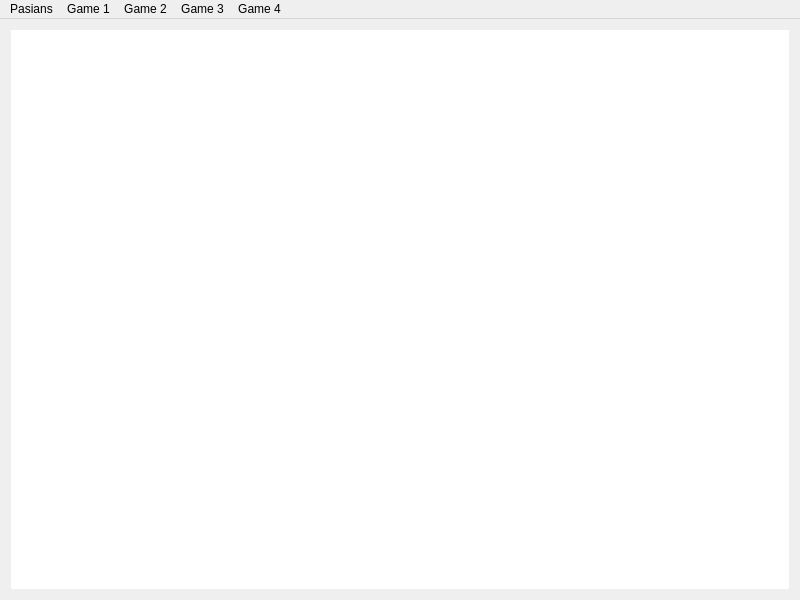
<?xml version="1.0" encoding="UTF-8"?>
<ui version="4.0">
 <class>Pasians</class>
 <widget class="QMainWindow" name="Pasians">
  <property name="geometry">
   <rect>
    <x>0</x>
    <y>0</y>
    <width>800</width>
    <height>600</height>
   </rect>
  </property>
  <property name="minimumSize">
   <size>
    <width>640</width>
    <height>480</height>
   </size>
  </property>
  <property name="mouseTracking">
   <bool>true</bool>
  </property>
  <property name="windowTitle">
   <string>Pasians</string>
  </property>
  <widget class="QWidget" name="gameBoard">
   <property name="enabled">
    <bool>true</bool>
   </property>
   <property name="mouseTracking">
    <bool>true</bool>
   </property>
   <property name="styleSheet">
    <string notr="true">background-image: url(:/res/back.jpg);</string>
   </property>
   <layout class="QGridLayout" name="gridLayout">
    <item row="0" column="0">
     <widget class="QGraphicsView" name="graphicsView">
      <property name="mouseTracking">
       <bool>true</bool>
      </property>
      <property name="frameShape">
       <enum>QFrame::NoFrame</enum>
      </property>
      <property name="frameShadow">
       <enum>QFrame::Plain</enum>
      </property>
      <property name="lineWidth">
       <number>0</number>
      </property>
      <property name="verticalScrollBarPolicy">
       <enum>Qt::ScrollBarAlwaysOff</enum>
      </property>
      <property name="horizontalScrollBarPolicy">
       <enum>Qt::ScrollBarAlwaysOff</enum>
      </property>
     </widget>
    </item>
   </layout>
  </widget>
  <widget class="QMenuBar" name="menuBar">
   <property name="geometry">
    <rect>
     <x>0</x>
     <y>0</y>
     <width>800</width>
     <height>25</height>
    </rect>
   </property>
   <widget class="QMenu" name="menuFile">
    <property name="title">
     <string>Pasians</string>
    </property>
    <addaction name="actionNew"/>
    <addaction name="separator"/>
    <addaction name="actionExit"/>
   </widget>
   <widget class="QMenu" name="menuGame_1">
    <property name="title">
     <string>Game 1</string>
    </property>
    <addaction name="actionHint"/>
    <addaction name="actionSave"/>
    <addaction name="actionLoad"/>
    <addaction name="actionUndo"/>
    <addaction name="separator"/>
    <addaction name="actionQuit"/>
   </widget>
   <widget class="QMenu" name="menuGame_2">
    <property name="title">
     <string>Game 2</string>
    </property>
    <addaction name="actionHint_2"/>
    <addaction name="actionSave_2"/>
    <addaction name="actionLoad_2"/>
    <addaction name="actionUndo_2"/>
    <addaction name="separator"/>
    <addaction name="actionQuit_2"/>
   </widget>
   <widget class="QMenu" name="menuGame_3">
    <property name="title">
     <string>Game 3</string>
    </property>
    <addaction name="actionHint_3"/>
    <addaction name="actionSave_3"/>
    <addaction name="actionLoad_3"/>
    <addaction name="actionUndo_3"/>
    <addaction name="separator"/>
    <addaction name="actionQuit_3"/>
   </widget>
   <widget class="QMenu" name="menuGame_4">
    <property name="title">
     <string>Game 4</string>
    </property>
    <addaction name="actionHint_4"/>
    <addaction name="actionSave_4"/>
    <addaction name="actionLoad_4"/>
    <addaction name="actionUndo_4"/>
    <addaction name="separator"/>
    <addaction name="actionQuit_4"/>
   </widget>
   <addaction name="menuFile"/>
   <addaction name="menuGame_1"/>
   <addaction name="menuGame_2"/>
   <addaction name="menuGame_3"/>
   <addaction name="menuGame_4"/>
  </widget>
  <action name="actionExit">
   <property name="text">
    <string>Exit</string>
   </property>
  </action>
  <action name="actionSave">
   <property name="text">
    <string>Save</string>
   </property>
  </action>
  <action name="actionLoad">
   <property name="text">
    <string>Load</string>
   </property>
  </action>
  <action name="actionUndo">
   <property name="text">
    <string>Undo</string>
   </property>
  </action>
  <action name="actionHint">
   <property name="text">
    <string>Hint</string>
   </property>
  </action>
  <action name="actionSave_2">
   <property name="text">
    <string>Save</string>
   </property>
  </action>
  <action name="actionLoad_2">
   <property name="text">
    <string>Load</string>
   </property>
  </action>
  <action name="actionUndo_2">
   <property name="text">
    <string>Undo</string>
   </property>
  </action>
  <action name="actionHint_2">
   <property name="text">
    <string>Hint</string>
   </property>
  </action>
  <action name="actionSave_3">
   <property name="text">
    <string>Save</string>
   </property>
  </action>
  <action name="actionLoad_3">
   <property name="text">
    <string>Load</string>
   </property>
  </action>
  <action name="actionUndo_3">
   <property name="text">
    <string>Undo</string>
   </property>
  </action>
  <action name="actionHint_3">
   <property name="text">
    <string>Hint</string>
   </property>
  </action>
  <action name="actionSave_4">
   <property name="text">
    <string>Save</string>
   </property>
  </action>
  <action name="actionLoad_4">
   <property name="text">
    <string>Load</string>
   </property>
  </action>
  <action name="actionUndo_4">
   <property name="text">
    <string>Undo</string>
   </property>
  </action>
  <action name="actionHint_4">
   <property name="text">
    <string>Hint</string>
   </property>
  </action>
  <action name="actionNew">
   <property name="text">
    <string>New</string>
   </property>
  </action>
  <action name="actionQuit">
   <property name="text">
    <string>Reset</string>
   </property>
  </action>
  <action name="actionQuit_2">
   <property name="text">
    <string>Quit</string>
   </property>
  </action>
  <action name="actionQuit_3">
   <property name="text">
    <string>Quit</string>
   </property>
  </action>
  <action name="actionQuit_4">
   <property name="text">
    <string>Quit</string>
   </property>
  </action>
 </widget>
 <layoutdefault spacing="6" margin="11"/>
 <resources/>
 <connections>
  <connection>
   <sender>actionExit</sender>
   <signal>triggered()</signal>
   <receiver>Pasians</receiver>
   <slot>close()</slot>
   <hints>
    <hint type="sourcelabel">
     <x>-1</x>
     <y>-1</y>
    </hint>
    <hint type="destinationlabel">
     <x>399</x>
     <y>299</y>
    </hint>
   </hints>
  </connection>
 </connections>
</ui>
